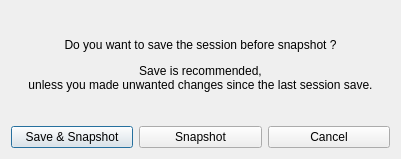
<?xml version="1.0" encoding="UTF-8"?>
<ui version="4.0">
 <class>DialogQuitApp</class>
 <widget class="QDialog" name="DialogQuitApp">
  <property name="windowModality">
   <enum>Qt::NonModal</enum>
  </property>
  <property name="geometry">
   <rect>
    <x>0</x>
    <y>0</y>
    <width>401</width>
    <height>159</height>
   </rect>
  </property>
  <property name="windowTitle">
   <string>Quit NexSession</string>
  </property>
  <property name="modal">
   <bool>false</bool>
  </property>
  <layout class="QVBoxLayout" name="verticalLayout">
   <item>
    <widget class="QLabel" name="labelExecutable">
     <property name="text">
      <string>&lt;html&gt;&lt;head/&gt;&lt;body&gt;&lt;p&gt;Do you want to save the session before snapshot ?&lt;/p&gt;&lt;p&gt;Save is recommended,&lt;br/&gt;unless you made unwanted changes since the last session save.&lt;/p&gt;&lt;/body&gt;&lt;/html&gt;</string>
     </property>
     <property name="alignment">
      <set>Qt::AlignCenter</set>
     </property>
    </widget>
   </item>
   <item>
    <layout class="QHBoxLayout" name="horizontalLayout">
     <item>
      <widget class="QPushButton" name="pushButtonSaveQuit">
       <property name="text">
        <string>Save &amp;&amp; Snapshot</string>
       </property>
       <property name="icon">
        <iconset theme="document-save">
         <normaloff>.</normaloff>.</iconset>
       </property>
      </widget>
     </item>
     <item>
      <widget class="QPushButton" name="pushButtonQuitNoSave">
       <property name="text">
        <string>Snapshot</string>
       </property>
       <property name="icon">
        <iconset theme="dialog-close">
         <normaloff>.</normaloff>.</iconset>
       </property>
      </widget>
     </item>
     <item>
      <widget class="QPushButton" name="pushButtonCancel">
       <property name="text">
        <string>Cancel</string>
       </property>
       <property name="icon">
        <iconset theme="dialog-cancel">
         <normaloff>.</normaloff>.</iconset>
       </property>
      </widget>
     </item>
    </layout>
   </item>
  </layout>
 </widget>
 <resources/>
 <connections>
  <connection>
   <sender>pushButtonCancel</sender>
   <signal>clicked()</signal>
   <receiver>DialogQuitApp</receiver>
   <slot>reject()</slot>
   <hints>
    <hint type="sourcelabel">
     <x>326</x>
     <y>120</y>
    </hint>
    <hint type="destinationlabel">
     <x>187</x>
     <y>79</y>
    </hint>
   </hints>
  </connection>
 </connections>
</ui>
